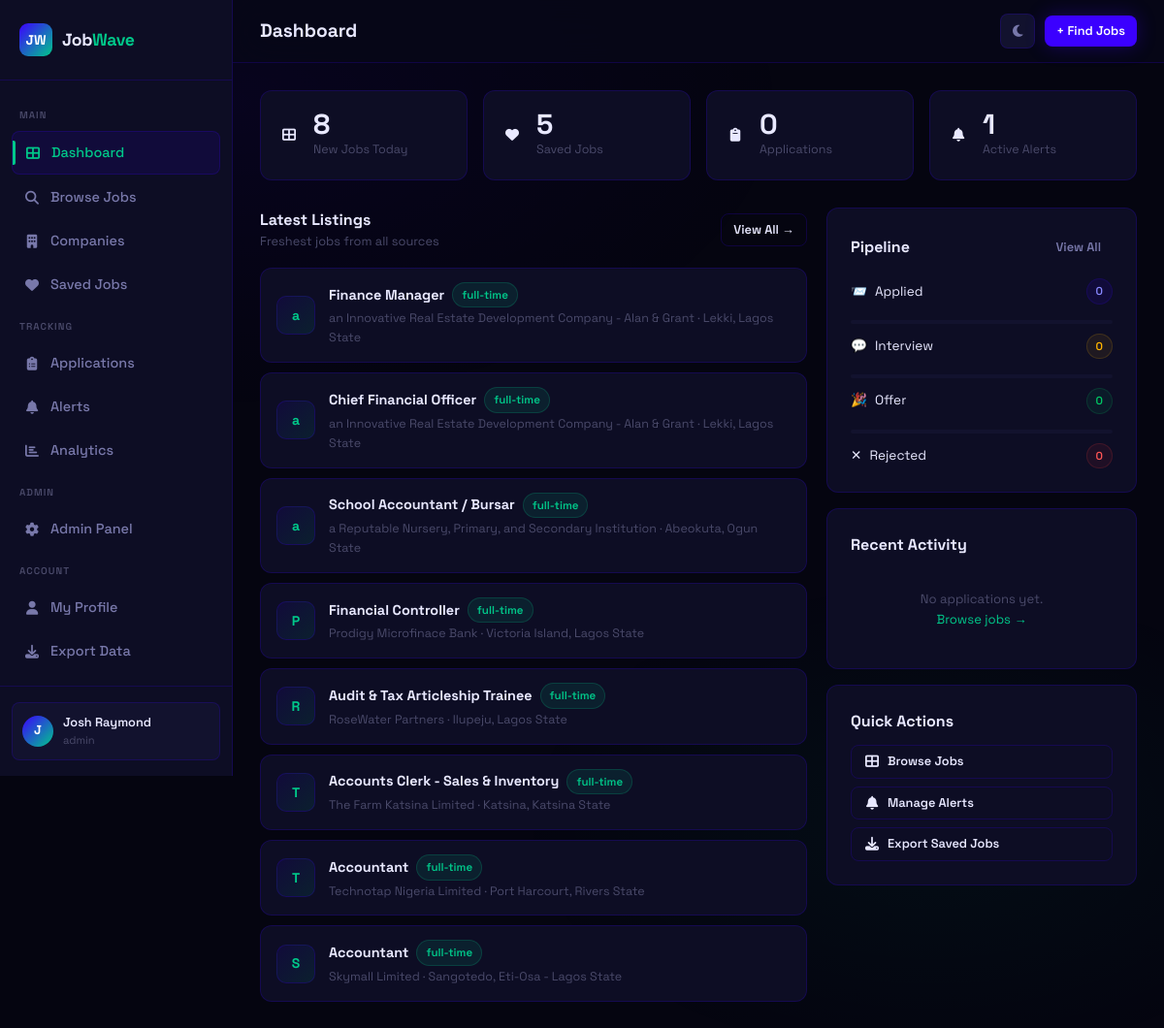
The page /dashboard (signed in) on the database its author committed.
### app.py (models this page shows, shortened)
class User(db.Model):
    id = db.Column(db.Integer, primary_key=True)
    name = db.Column(db.String(120), nullable=False)
    email = db.Column(db.String(120), unique=True, nullable=False)
    password_hash = db.Column(db.String(256), nullable=False)
    role = db.Column(db.String(20), default='user')
    created_at = db.Column(db.DateTime, default=datetime.utcnow)
    is_active = db.Column(db.Boolean, default=True)
    saved_jobs = db.relationship('SavedJob', backref='user', lazy=True, cascade='all, delete-orphan')
    applications = db.relationship('Application', backref='user', lazy=True, cascade='all, delete-orphan')
    alerts = db.relationship('Alert', backref='user', lazy=True, cascade='all, delete-orphan')
    profile = db.relationship('UserProfile', backref='user', uselist=False, cascade='all, delete-orphan')
    @property
    def is_authenticated(self): return True

class Job(db.Model):
    id = db.Column(db.Integer, primary_key=True)
    title = db.Column(db.String(200), nullable=False)
    company = db.Column(db.String(200), nullable=False)
    location = db.Column(db.String(200))
    job_type = db.Column(db.String(50))          # full-time | part-time | remote | contract
    experience = db.Column(db.String(50))         # entry | mid | senior
    salary_min = db.Column(db.Integer)
    salary_max = db.Column(db.Integer)
    description = db.Column(db.Text)
    requirements = db.Column(db.Text)
    source = db.Column(db.String(100))
    source_url = db.Column(db.String(500))
    source_id = db.Column(db.String(200), unique=True)  # duplicate detection
    tags = db.Column(db.String(500))
    is_active = db.Column(db.Boolean, default=True)
    scraped_at = db.Column(db.DateTime, default=datetime.utcnow)
    posted_at = db.Column(db.DateTime)
    views = db.Column(db.Integer, default=0)

### app.py (the view)
@app.route('/dashboard')
@login_required
def dashboard():
    saved_count = SavedJob.query.filter_by(user_id=current_user.id).count()
    app_count = Application.query.filter_by(user_id=current_user.id).count()
    alert_count = Alert.query.filter_by(user_id=current_user.id, is_active=True).count()
    recent_apps = Application.query.filter_by(user_id=current_user.id)\
        .order_by(Application.applied_at.desc()).limit(5).all()
    status_counts = {}
    for status in ['applied', 'interview', 'offer', 'rejected']:
        status_counts[status] = Application.query.filter_by(user_id=current_user.id, status=status).count()
    recent_jobs = Job.query.filter_by(is_active=True).order_by(Job.scraped_at.desc()).limit(8).all()
    return render_template('dashboard.html', saved_count=saved_count, app_count=app_count,
                           alert_count=alert_count, recent_apps=recent_apps,
                           status_counts=status_counts, recent_jobs=recent_jobs)

### app.py (called while the page is built)
@login_manager.user_loader
def load_user(user_id):
    return User.query.get(int(user_id))

### templates/dashboard.html (shortened to what this page needs)
<link rel="stylesheet" href="https://cdnjs.cloudflare.com/ajax/libs/font-awesome/6.5.0/css/all.min.css">
{% extends 'base.html' %}
{% block page_title %}Dashboard{% endblock %}
{% block content %}
<div class="stagger">
  <div class="stats-grid">
    <div class="stat-card">
      <span class="nav-icon"><i class="fa-solid fa-table-cells-large"></i></span>
      <div>
        <div class="stat-value">{{ recent_jobs|length }}</div>
        <div class="stat-label">New Jobs Today</div>
      </div>
    </div>
    <div class="stat-card">
      <span class="nav-icon"><i class="fa-solid fa-heart"></i></span>
      <div>
        <div class="stat-value">{{ saved_count }}</div>
        <div class="stat-label">Saved Jobs</div>
      </div>
    </div>
    <div class="stat-card">
      <span class="nav-icon"><i class="fa-solid fa-clipboard"></i></span>
      <div>
        <div class="stat-value">{{ app_count }}</div>
        <div class="stat-label">Applications</div>
      </div>
    </div>
    <div class="stat-card">
      <span class="nav-icon"><i class="fa-solid fa-bell"></i></span>
      <div>
        <div class="stat-value">{{ alert_count }}</div>
        <div class="stat-label">Active Alerts</div>
      </div>
    </div>
  </div>
  <div class="dashboard-grid">
    <div class="dashboard-main">
      <div class="section-header">
        <div>
          <div class="section-title">Latest Listings</div>
          <div class="section-sub">Freshest jobs from all sources</div>
        </div>
        <a href="{{ url_for('jobs') }}" class="btn btn-outline btn-sm">View All →</a>
      </div>
      <div style="display:flex;flex-direction:column;gap:10px;">
        {% for job in recent_jobs %}
        <div class="card job-row-card">
          <div class="company-logo" style="width:40px;height:40px;font-size:14px;flex-shrink:0;">{{ job.company[0] }}</div>
          <div style="flex:1;min-width:0;">
            <div style="display:flex;align-items:center;gap:8px;flex-wrap:wrap;">
              <a href="{{ url_for('job_detail', job_id=job.id) }}" style="font-weight:700;font-size:0.9rem;color:var(--text);">{{ job.title }}</a>
              <span class="badge badge-mint">{{ job.job_type or 'full-time' }}</span>
            </div>
            <div style="font-size:0.78rem;color:var(--text-muted);margin-top:2px;">{{ job.company }} · {{ job.location }}</div>
          </div>
        </div>
        {% endfor %}
      </div>
    </div>
    <div class="dashboard-side">
      <div class="card">
        <div class="section-header">
          <div class="section-title">Pipeline</div>
          <a href="{{ url_for('applications') }}" class="btn btn-ghost btn-sm">View All</a>
        </div>
        <div style="display:flex;flex-direction:column;gap:10px;margin-top:4px;">
          {% set statuses = [('applied','badge-indigo','📨'),('interview','badge-amber','💬'),('offer','badge-green','🎉'),('rejected','badge-red','✕')] %}
          {% for status, cls, icon in statuses %}
          {% set count = status_counts.get(status, 0) %}
          <div style="display:flex;align-items:center;justify-content:space-between;">
            <div style="display:flex;align-items:center;gap:8px;font-size:0.85rem;">
              <span>{{ icon }}</span>
              <span style="text-transform:capitalize;">{{ status }}</span>
            </div>
            <span class="badge {{ cls }}">{{ count }}</span>
          </div>
          {% if not loop.last %}
          <div class="progress">
          </div>
          {% endif %}
          {% endfor %}
        </div>
      </div>
      <div class="card">
        <div class="section-header">
          <div class="section-title">Recent Activity</div>
        </div>
        <div style="display:flex;flex-direction:column;gap:10px;">
          {% for app in recent_apps %}
          <div style="display:flex;align-items:center;gap:10px;">
            <div style="width:32px;height:32px;border-radius:8px;background:var(--indigo-dim);display:flex;align-items:center;justify-content:center;font-size:12px;font-weight:800;color:var(--mint);flex-shrink:0;">{{ app.job.company[0] }}</div>
            <div style="flex:1;min-width:0;">
              <div style="font-size:0.82rem;font-weight:600;white-space:nowrap;overflow:hidden;text-overflow:ellipsis;">{{ app.job.title }}</div>
              <div style="font-size:0.72rem;color:var(--text-muted);">{{ app.applied_at.strftime('%b %d') }}</div>
            </div>
            <span class="badge {% if app.status == 'applied' %}badge-indigo{% elif app.status == 'interview' %}badge-amber{% elif app.status == 'offer' %}badge-green{% else %}badge-red{% endif %}">{{ app.status }}</span>
          </div>
          {% else %}
          <div style="text-align:center;padding:16px;color:var(--text-muted);font-size:0.82rem;">
            No applications yet.<br>
            <a href="{{ url_for('jobs') }}">Browse jobs →</a>
          </div>
          {% endfor %}
        </div>
      </div>
      <div class="card">
        <div class="section-title" style="margin-bottom:12px;">Quick Actions</div>
        <div style="display:flex;flex-direction:column;gap:8px;">
          <a href="{{ url_for('jobs') }} " class="btn btn-outline btn-sm" style="justify-content:flex-start;">
            <span class="nav-icon"><i class="fa-solid fa-table-cells-large"></i></span>Browse Jobs</a>
          <a href="{{ url_for('alerts') }}" class="btn btn-outline btn-sm" style="justify-content:flex-start;">
            <span class="nav-icon"><i class="fa-solid fa-bell"></i></span>Manage Alerts
          </a>
          <a href="{{ url_for('export_jobs') }}" class="btn btn-outline btn-sm" style="justify-content:flex-start;">
            <span class="nav-icon"><i class="fa-solid fa-download"></i></span>Export Saved Jobs
          </a>
        </div>
      </div>
    </div>
  </div>
</div>
{% endblock %}

### templates/base.html (shortened to what this page needs)
<!DOCTYPE html>
<html lang="en">
<head>
  <link rel="stylesheet" href="{{ url_for('static', filename='css/style.css') }}">
  <link rel="stylesheet" href="https://cdnjs.cloudflare.com/ajax/libs/font-awesome/6.5.0/css/all.min.css">
</head>
<body>
{% if current_user.is_authenticated %}
<div class="wrapper">
  <aside class="sidebar">
    <div class="sidebar-logo">
      <div class="logo-mark">JW</div>
      <div class="logo-text">Job<span>Wave</span></div>
    </div>
    <nav class="sidebar-nav">
      <span class="nav-section-label">Main</span>
      <a href="{{ url_for('dashboard') }}" class="nav-link {% if request.endpoint == 'dashboard' %}active{% endif %}">
        <span class="nav-icon"><i class="fa-solid fa-table-cells-large"></i></span> Dashboard
      </a>
      <a href="{{ url_for('jobs') }}" class="nav-link {% if request.endpoint in ['jobs','job_detail'] %}active{% endif %}">
        <span class="nav-icon"><i class="fa-solid fa-magnifying-glass"></i></span> Browse Jobs
      </a>
      <a href="{{ url_for('companies') }}" class="nav-link {% if request.endpoint in ['companies','company_page'] %}active{% endif %}">
        <span class="nav-icon"><i class="fa-solid fa-building"></i></span> Companies
      </a>
      <a href="{{ url_for('saved_jobs') }}" class="nav-link {% if request.endpoint == 'saved_jobs' %}active{% endif %}">
        <span class="nav-icon"><i class="fa-solid fa-heart"></i></span> Saved Jobs
      </a>
      <span class="nav-section-label">Tracking</span>
      <a href="{{ url_for('applications') }}" class="nav-link {% if request.endpoint == 'applications' %}active{% endif %}">
        <span class="nav-icon"><i class="fa-solid fa-clipboard-list"></i></span> Applications
      </a>
      <a href="{{ url_for('alerts') }}" class="nav-link {% if request.endpoint == 'alerts' %}active{% endif %}">
        <span class="nav-icon"><i class="fa-solid fa-bell"></i></span> Alerts
      </a>
      <a href="{{ url_for('analytics') }}" class="nav-link {% if request.endpoint == 'analytics' %}active{% endif %}">
        <span class="nav-icon"><i class="fa-solid fa-chart-bar"></i></span> Analytics
      </a>
      {% if current_user.role == 'admin' %}
      <span class="nav-section-label">Admin</span>
      <a href="{{ url_for('admin') }}" class="nav-link {% if request.endpoint == 'admin' %}active{% endif %}">
        <span class="nav-icon"><i class="fa-solid fa-gear"></i></span> Admin Panel
      </a>
      {% endif %}
      <span class="nav-section-label">Account</span>
      <a href="{{ url_for('profile') }}" class="nav-link {% if request.endpoint == 'profile' %}active{% endif %}">
        <span class="nav-icon"><i class="fa-solid fa-user"></i></span> My Profile
      </a>
      <a href="{{ url_for('export_jobs') }}" class="nav-link">
        <span class="nav-icon"><i class="fa-solid fa-download"></i></span> Export Data
      </a>
      <a href="{{ url_for('logout') }}" class="nav-link">
      </a>
    </nav>
    <div class="sidebar-footer">
      <div class="user-card">
        <div class="user-avatar">{{ current_user.name[0].upper() }}</div>
        <div class="user-info">
          <div class="user-name">{{ current_user.name }}</div>
          <div class="user-role">{{ current_user.role }}</div>
        </div>
      </div>
    </div>
  </aside>
  <main class="main">
    <div class="topbar">
      <div style="display:flex;align-items:center;gap:12px;">
        <div class="topbar-title">
          <h1>{% block page_title %}Dashboard{% endblock %}</h1>
        </div>
      </div>
      <div class="topbar-actions">
        <button class="theme-toggle" id="theme-toggle" title="Toggle light/dark mode">
          <i class="fa-solid fa-moon" id="theme-icon"></i>
        </button>
        {% block topbar_actions %}
        <a href="{{ url_for('jobs') }}" class="btn btn-primary btn-sm">+ Find Jobs</a>
        {% endblock %}
      </div>
    </div>
    <div class="page-content">
      {% block content %}{% endblock %}
    </div>
  </main>
</div>
{% else %}
  {% block public_content %}{% endblock %}
{% endif %}
</body>
</html>

### rows shown on the page
User: name "J", name "Josh Raymond", role "admin"
Job: company "a", title "Finance Manager", job_type "full-time", company "an Innovative Real Estate Development Company - Alan & Grant", location "Lekki, Lagos State"
Job: company "a", title "Chief Financial Officer", job_type "full-time", company "an Innovative Real Estate Development Company - Alan & Grant", location "Lekki, Lagos State"
Job: company "a", title "School Accountant / Bursar", job_type "full-time", company "a Reputable Nursery, Primary, and Secondary Institution", location "Abeokuta, Ogun State"
Job: company "P", title "Financial Controller", job_type "full-time", company "Prodigy Microfinace Bank", location "Victoria Island, Lagos State"
Job: company "R", title "Audit & Tax Articleship Trainee", job_type "full-time", company "RoseWater Partners", location "Ilupeju, Lagos State"
Job: company "T", title "Accounts Clerk - Sales & Inventory", job_type "full-time", company "The Farm Katsina Limited", location "Katsina, Katsina State"
Job: company "T", title "Accountant", job_type "full-time", company "Technotap Nigeria Limited", location "Port Harcourt, Rivers State"
Job: company "S", title "Accountant", job_type "full-time", company "Skymall Limited", location "Sangotedo, Eti-Osa - Lagos State"

### other values the page prints
{{ recent_jobs|length }} "8"
{{ saved_count }} "5"
{{ app_count }} "0"
{{ alert_count }} "1"
{{ icon }} "📨" "💬" "🎉" "✕"
{{ status }} "Applied" "Interview" "Offer" "Rejected"
{{ count }} "0" "0" "0" "0"
